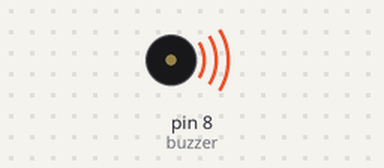
A sketch run on a simulated Arduino Uno, built with avr-gcc and run on an emulated ATmega328P. Shown: buzzer (waves = sounding).

Above: at 0.1 s.
Timing chart, 0 to 1.6 s (numbered marks = the images above):
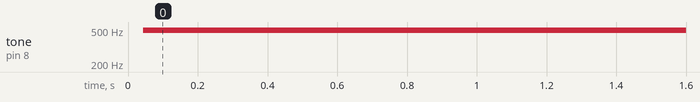

The sketch:

ex7.ino
```cpp
int buzzer = 8;

void setup() {
  // put your setup code here, to run once:
  pinMode(buzzer, OUTPUT);
}

void loop() {
  // put your main code here, to run repeatedly:
  for (int i = 0; i < 100; ++i) {
    digitalWrite(buzzer, HIGH);
    delay(1);
    digitalWrite(buzzer, LOW);
    delay(1);
  }
}
```

Measured:
- by itself, tone on pin 8 (buzzer): silent → 496 Hz at 0.04 s
